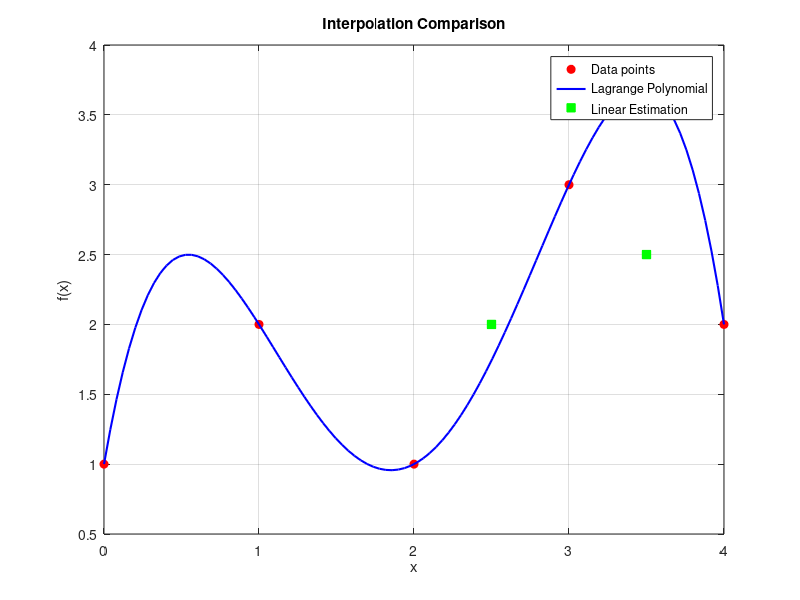

The MATLAB source for this figure:
clc;
clearvars;

% Given data points
x = [0 1 2 3 4];
y = [1 2 1 3 2];

% Points at which interpolation is required
x_interp = [2.5 3.5];

%  Linear Interpolation 
fprintf('Linear Interpolation Results:\n');
for k = 1:length(x_interp)
    % Locate interval where x lies
    for i = 1:length(x)-1
        if x_interp(k) >= x(i) && x_interp(k) <= x(i+1)
            % Apply linear interpolation formula
            f_val = y(i) + ((x_interp(k) - x(i)) / (x(i+1) - x(i))) * (y(i+1) - y(i));
            fprintf('f(%.1f) = %.4f\n', x_interp(k), f_val);
            break;
        end
    end
end

% Lagrange Polynomial Interpolation 
fprintf('\nLagrange Interpolation Results:\n');
for k = 1:length(x_interp)
    f_lagr = 0;
    for i = 1:length(x)
        L = 1;
        for j = 1:length(x)
            if j ~= i
                L = L * (x_interp(k) - x(j)) / (x(i) - x(j));
            end
        end
        f_lagr = f_lagr + y(i) * L;
    end
    fprintf('f(%.1f) = %.4f\n', x_interp(k), f_lagr);
end

%  Visualization 
xx = linspace(min(x), max(x), 100);
yy_lagr = zeros(size(xx));

for k = 1:length(xx)
    f_temp = 0;
    for i = 1:length(x)
        L = 1;
        for j = 1:length(x)
            if j ~= i
                L = L * (xx(k) - x(j)) / (x(i) - x(j));
            end
        end
        f_temp = f_temp + y(i) * L;
    end
    yy_lagr(k) = f_temp;
end

% Plot results
plot(x, y, 'ro', 'MarkerFaceColor', 'r');
hold on;
plot(xx, yy_lagr, 'b-', 'LineWidth', 1.5);
plot(x_interp, interp1(x, y, x_interp), 'gs', 'MarkerFaceColor', 'g');
xlabel('x');
ylabel('f(x)');
title('Interpolation Comparison');
legend('Data points', 'Lagrange Polynomial', 'Linear Estimation', 'Location', 'best');
grid on;
